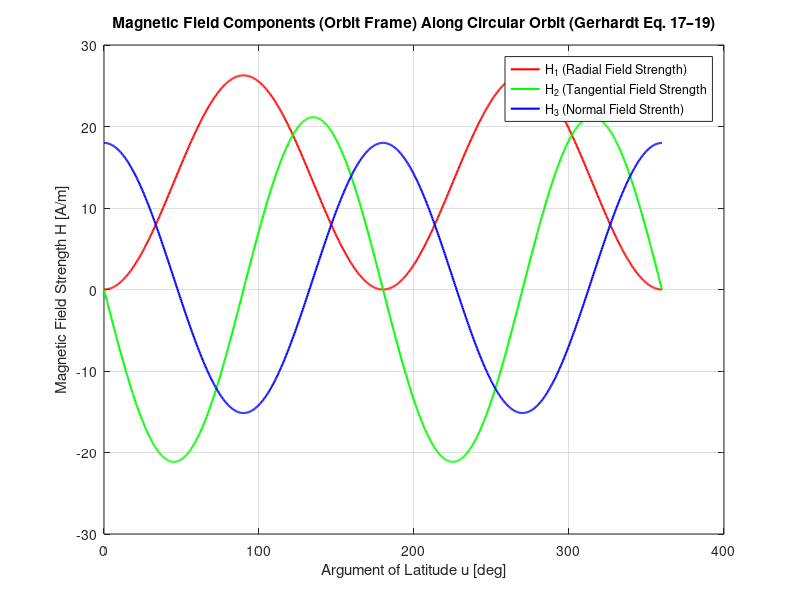

Recreate this plot in MATLAB.
%{ 

The purpose of this simulation is to calculate the earths magnetic flux
density H based on eq. 17, 18, and 19 in the PMAC paper by Gerhardt. this
simulation assumes a circular orbit. 

%}

clear; clc; close all;

%-------------------------------------------------------------------------
% Define constants
%-------------------------------------------------------------------------
    %permiability of free space (Mu(sub0))
FREESPACEPERMIABILITY = ((4)*pi) * (10^(-7));

% -------------------------------------------------------------------------
% Define magnetic hysteresis parameters
% -------------------------------------------------------------------------

    % These values refer to the Appraent values found from Gerhardt
Hc = 12;
Br = 0.004;
Bs = 0.025;

%-------------------------------------------------------------------------
% Defined orbital parameters
%-------------------------------------------------------------------------

    %Earth's average radius in km
Re = 6371;
    %Altitude (based on ISS avg altitude in km)
alt = 400;
    %semi-major axis of orbit in km
a = Re + alt;

    %inclination in degrees (based on ISS inclination)
i_deg = 51.6; 
    %initial argument of latitude in degrees
u0_deg = 0.0;

    %Convert inclination and initial argument of latitude to radians
i_rad = deg2rad(i_deg);
u0_rad = deg2rad(u0_deg);

%-------------------------------------------------------------------------
%Calculated magnetic parameters
%-------------------------------------------------------------------------

    %{
    Gravitational effect of earth (mu = GM) (Km^3/s^2) G is newtons constant of
    gravitation and m is mass of earth. (source - pg 198, Space Mission
    Engineering, Wertz, Everett, and puschell)
    %}
MuEarth = 398600.4418;

%{
Calculate Heq Magnetic field strength at earths equator
    Earths horizontal field intensity in Teslas (T) based on NOAA data
    (8/1/2026),(LAT 0, LONG 0, ALT 400km)(HorizontalIntensity bc mag
    field is horizontal at equator
%}
    Beq = 0.0000226068;
        %calculate Magnetic Flux density based on relationship to magnetic
        %field strength [ Heq = Beq / Mu(sub0) ]
    Heq = (Beq) / (FREESPACEPERMIABILITY);

%-------------------------------------------------------------------------
%Calculated Orbital Parameters
%-------------------------------------------------------------------------

    %calculate mean motion (movement of satellite through u in rad/s) based on (NASA Fundamentals of Orbital Mechanics
    %Ch 7 eq (7-47)) 
n = sqrt((MuEarth)/(a^3));
  
    %calculate orbital period (s)
T = (2 * pi) / n;

%-------------------------------------------------------------------------
%Simulate one orbit
%-------------------------------------------------------------------------  

    %Number of time steps
N = 1000;
    %linspace(linearly spaced vector), linspace(x1,x2,N) creats a vector of
    %N evenly spaced points between x1 and x2. Takes 1000 time steps
    %between time 0 and end of an orbit
t = linspace(0, T, N);
    %simulate argument of latitude for N(1000) evenly spaced time steps in
    %orbit. initial argument of latitude + (mean motion * time vector (1000 elements))
u = u0_rad + n .* t;

%Eqs (17),(18), and (19) from Gerhardt

% 3 magnetic field components in Orbit-Frame 

% H1 = Radial Earth Magnetic Field Component
H1 = 3 * Heq * sin(i_rad) * cos(i_rad) .* (sin(u).^2);
% H2 = Tangential Earth Magnetic Field Component
H2 = -3 * Heq * sin(i_rad) .* sin(u) .* cos(u);
% H3 = Orbit normal (orthogonal to H1 & H2) (up or down)
H3 = Heq * (1 - 3 * (sin(i_rad).^2) .* (sin(u).^2));

% -------------------------------------------------------------------------
% Plot results
% -------------------------------------------------------------------------

figure;
plot(rad2deg(u), H1, 'r', 'LineWidth', 1.5); hold on;
plot(rad2deg(u), H2, 'g', 'LineWidth', 1.5);
plot(rad2deg(u), H3, 'b', 'LineWidth', 1.5);
xlabel('Argument of Latitude u [deg]');
ylabel('Magnetic Field Strength H [A/m]');
title('Magnetic Field Components (Orbit Frame) Along Circular Orbit (Gerhardt Eq. 17–19)');
legend('H_1 (Radial Field Strength)','H_2 (Tangential Field Strength','H_3 (Normal Field Strenth)');
grid on;

% -------------------------------------------------------------------------
% Calculate Constant p
% -------------------------------------------------------------------------
p = (1/Hc) * tan( (pi*Br) / (2*Bs) );

% -------------------------------------------------------------------------
% Calculate Derivaties of H
% -------------------------------------------------------------------------

dH1_du = 6 * Heq * sin(i_rad) * cos(i_rad) .* sin(u) .* cos(u);
dH2_du = -3 * Heq * sin(i_rad) .* (sin(u).^2 - cos(u).^2);
dH3_du = -6 * Heq * sin(i_rad) .* sin(u) .* cos(u);

